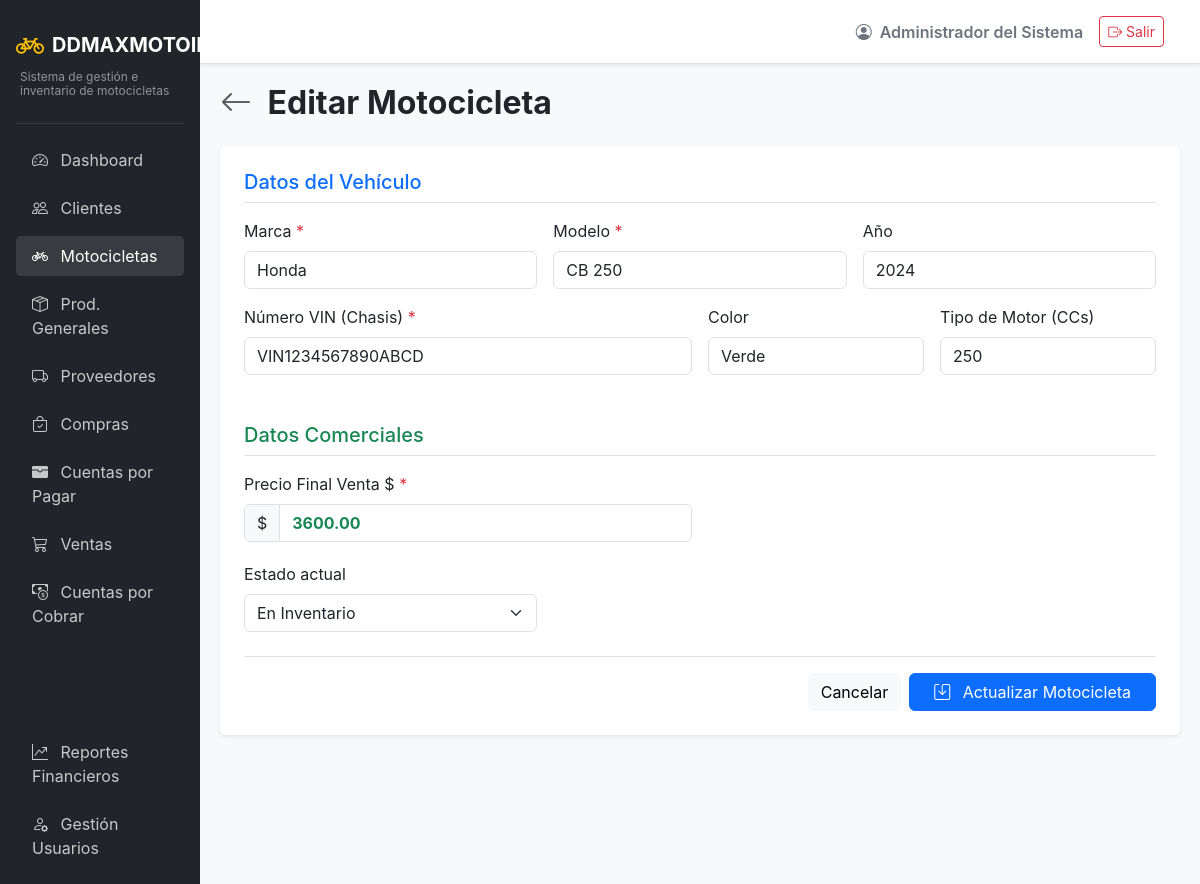
Screenshot of /inventory/edit/4 (signed in) with the database file from the repository.
### app/models/auth.py (models this page shows, shortened)
class Usuarios(UserMixin, db.Model):
    __tablename__ = 'usuarios'
    id = db.Column(db.Integer, primary_key=True)
    usuario = db.Column(db.String(50), unique=True, nullable=False)
    password_hash = db.Column(db.String(255), nullable=False)
    rol_id = db.Column(db.Integer, db.ForeignKey('roles.id'), nullable=False)
    estado = db.Column(db.String(20), default='activo') # activo/inactivo
    nombre = db.Column(db.String(100), nullable=False)
    created_at = db.Column(db.DateTime, default=datetime.utcnow)
    updated_at = db.Column(db.DateTime, default=datetime.utcnow, onupdate=datetime.utcnow)

### app/models/entities.py (models this page shows)
class Motocicletas(db.Model):
    __tablename__ = 'motocicletas'
    id = db.Column(db.Integer, primary_key=True)
    producto_id = db.Column(db.Integer, db.ForeignKey('productos.id'), nullable=False)
    vin = db.Column(db.String(50), unique=True, nullable=False)
    marca = db.Column(db.String(100), nullable=False)
    modelo = db.Column(db.String(100), nullable=False)
    año = db.Column(db.Integer, nullable=False)
    color = db.Column(db.String(50))
    tipo_motor = db.Column(db.String(100))
    estado = db.Column(db.String(20), default='en inventario')
    created_at = db.Column(db.DateTime, default=datetime.utcnow)
    updated_at = db.Column(db.DateTime, default=datetime.utcnow, onupdate=datetime.utcnow)

class Productos(db.Model):
    __tablename__ = 'productos'
    id = db.Column(db.Integer, primary_key=True)
    nombre = db.Column(db.String(150), nullable=False)
    categoria_id = db.Column(db.Integer, db.ForeignKey('categorias_producto.id'), nullable=False)
    precio = db.Column(db.Numeric(10, 2), nullable=False)
    stock = db.Column(db.Integer, default=0)
    estado = db.Column(db.String(20), default='disponible')
    created_at = db.Column(db.DateTime, default=datetime.utcnow)
    motocicleta = db.relationship('Motocicletas', backref='producto', uselist=False)

### app/routes/inventory.py (the view, shortened to what this page needs)
@inventory_bp.route('/edit/<int:id>', methods=['GET', 'POST'])
def edit_motorcycle(id):
    motocicleta = db.session.get(Motocicletas, id)
    if not motocicleta:
        flash('Motocicleta no encontrada en el inventario.', 'danger')
        return redirect(url_for('inventory.list_motorcycles'))
    return render_template('inventory/form.html', motocicleta=motocicleta)

### app/models/auth.py (called while the page is built)
@login_manager.user_loader
def load_user(user_id):
    return db.session.get(Usuarios, int(user_id))

### app/templates/inventory/form.html (shortened to what this page needs)
{% extends "base.html" %}
{% block content %}
<div class="d-flex justify-content-between align-items-center mb-4">
    <h2 class="fw-bold mb-0">
        <a href="{{ url_for('inventory.list_motorcycles') }}" class="text-decoration-none text-muted me-2"><i class="bi bi-arrow-left"></i></a>
        {{ 'Editar Motocicleta' if motocicleta else 'Nueva Motocicleta' }}
    </h2>
</div>
<div class="card shadow-sm border-0">
    <div class="card-body p-4">
        <form method="POST" action="{{ url_for('inventory.edit_motorcycle', id=motocicleta.id) if motocicleta else url_for('inventory.create_motorcycle') }}">
            <h5 class="mb-3 text-primary border-bottom pb-2">Datos del Vehículo</h5>
            <div class="row g-3">
                <div class="col-md-4">
                    <label for="marca" class="form-label">Marca <span class="text-danger">*</span></label>
                    <input type="text" class="form-control" id="marca" name="marca" value="{{ motocicleta.marca if motocicleta else '' }}" required>
                </div>
                <div class="col-md-4">
                    <label for="modelo" class="form-label">Modelo <span class="text-danger">*</span></label>
                    <input type="text" class="form-control" id="modelo" name="modelo" value="{{ motocicleta.modelo if motocicleta else '' }}" required>
                </div>
                <div class="col-md-4">
                    <label for="año" class="form-label">Año</label>
                    <input type="number" min="1900" max="2100" class="form-control" id="año" name="año" value="{{ motocicleta.año if motocicleta else '' }}">
                </div>
                <div class="col-md-6">
                    <label for="vin" class="form-label">Número VIN (Chasis) <span class="text-danger">*</span></label>
                    <input type="text" class="form-control text-uppercase" id="vin" name="vin" value="{{ motocicleta.vin if motocicleta else '' }}" required>
                </div>
                <div class="col-md-3">
                    <label for="color" class="form-label">Color</label>
                    <input type="text" class="form-control" id="color" name="color" value="{{ motocicleta.color if motocicleta else '' }}">
                </div>
                <div class="col-md-3">
                    <label for="tipo_motor" class="form-label">Tipo de Motor (CCs)</label>
                    <input type="text" class="form-control" id="tipo_motor" name="tipo_motor" value="{{ motocicleta.tipo_motor if motocicleta else '' }}">
                </div>
            </div>
            <h5 class="mb-3 text-success border-bottom pb-2 mt-5">Datos Comerciales</h5>
            <div class="row g-3">
                <div class="col-md-6">
                    <label for="precio" class="form-label">Precio Final Venta $ <span class="text-danger">*</span></label>
                    <div class="input-group">
                        <span class="input-group-text">$</span>
                        <input type="number" step="0.01" min="0" class="form-control fw-bold text-success" id="precio" name="precio" value="{{ "%.2f"|format(motocicleta.producto.precio) if motocicleta and motocicleta.producto else '' }}" required>
                    </div>
                </div>
            </div>
            <div class="row g-3 mt-1">
                <div class="col-md-4">
                    <label for="estado" class="form-label">Estado actual</label>
                    <select class="form-select" id="estado" name="estado">
                        <option value="en inventario" {{ 'selected' if motocicleta and motocicleta.estado == 'en inventario' else '' }}>En Inventario</option>
                    </select>
                </div>
            </div>
            <div class="d-flex justify-content-end mt-4 pt-3 border-top">
                <a href="{{ url_for('inventory.list_motorcycles') }}" class="btn btn-light me-2">Cancelar</a>
                <button type="submit" class="btn btn-primary px-4">
                    <i class="bi bi-save me-2"></i> {{ 'Actualizar Motocicleta' if motocicleta else 'Registrar Motocicleta' }}
                </button>
            </div>
</form>
    </div>
</div>
{% endblock %}

### app/templates/base.html (shortened to what this page needs)
<!DOCTYPE html>
<html lang="es">
<head>
    <link href="https://cdn.jsdelivr.net/npm/bootstrap@5.3.2/dist/css/bootstrap.min.css" rel="stylesheet">
    <link href="https://cdn.jsdelivr.net/npm/bootstrap-icons@1.11.1/font/bootstrap-icons.css" rel="stylesheet">
</head>
<body>
    <div class="container-fluid p-0">
        <div class="row g-0">
            <div class="col-md-2 sidebar d-none d-md-block p-3">
                <a href="{{ url_for('main.dashboard') }}" class="text-decoration-none d-flex flex-column mb-4 mt-2">
                    <div class="d-flex align-items-center">
                        <i class="bi bi-bicycle fs-3 text-warning me-2"></i>
                        <span class="fs-5 text-white fw-bold">DDMAXMOTOIMPORT</span>
                    </div>
                    <div class="text-white-50 mt-1 ps-1" style="font-size: 0.75rem; line-height: 1.2;">Sistema de gestión e inventario de motocicletas</div>
                </a>
                <hr class="text-secondary">
                <ul class="nav flex-column gap-2">
                    <li class="nav-item">
                        <a class="nav-link {% if request.endpoint and request.endpoint.startswith('main.') %}active{% endif %}" href="{{ url_for('main.dashboard') }}">
                            <i class="bi bi-speedometer2 me-2"></i> Dashboard
                        </a>
                    </li>
                    <li class="nav-item">
                        <a class="nav-link {% if request.endpoint and request.endpoint.startswith('clients.') %}active{% endif %}" href="{{ url_for('clients.list_clients') }}">
                            <i class="bi bi-people me-2"></i> Clientes
                        </a>
                    </li>
                    <li class="nav-item">
                        <a class="nav-link {% if request.endpoint and request.endpoint.startswith('inventory.') and 'product' not in request.endpoint %}active{% endif %}" href="{{ url_for('inventory.list_motorcycles') }}">
                            <i class="bi bi-bicycle me-2"></i> Motocicletas
                        </a>
                    </li>
                    <li class="nav-item">
                        <a class="nav-link {% if request.endpoint and request.endpoint.startswith('inventory.') and 'product' in request.endpoint %}active{% endif %}" href="{{ url_for('inventory.list_products') }}">
                            <i class="bi bi-box-seam me-2"></i> Prod. Generales
                        </a>
                    </li>
                    <li class="nav-item">
                        <a class="nav-link {% if request.endpoint and request.endpoint.startswith('suppliers.') %}active{% endif %}" href="{{ url_for('suppliers.list_suppliers') }}">
                            <i class="bi bi-truck me-2"></i> Proveedores
                        </a>
                    </li>
                    <li class="nav-item">
                        <a class="nav-link {% if request.endpoint and request.endpoint.startswith('purchases.') %}active{% endif %}" href="{{ url_for('purchases.list_purchases') }}">
                            <i class="bi bi-bag-check me-2"></i> Compras
                        </a>
                    </li>
                    <li class="nav-item">
                        <a class="nav-link {% if request.endpoint and request.endpoint.startswith('payables.') %}active{% endif %}" href="{{ url_for('payables.list_accounts') }}">
                            <i class="bi bi-wallet-fill me-2"></i> Cuentas por Pagar
                        </a>
                    </li>
                    <li class="nav-item">
                        <a class="nav-link {% if request.endpoint and request.endpoint.startswith('sales.') %}active{% endif %}" href="{{ url_for('sales.list_sales') }}">
                            <i class="bi bi-cart3 me-2"></i> Ventas
                        </a>
                    </li>
                    <li class="nav-item">
                        <a class="nav-link {% if request.endpoint and request.endpoint.startswith('accounts.') %}active{% endif %}" href="{{ url_for('accounts.list_accounts') }}">
                            <i class="bi bi-cash-coin me-2"></i> Cuentas por Cobrar
                        </a>
                    </li>
                    {% if current_user.is_authenticated and current_user.rol.nombre|upper in ['ADMIN', 'ADMINISTRADOR'] %}
                    <li class="nav-item mt-3">
                        <span class="nav-link text-uppercase small fw-bold text-muted" style="letter-spacing: 1px;">Operaciones Admin</span>
                    </li>
                    <li class="nav-item">
                        <a class="nav-link {% if request.endpoint and request.endpoint.startswith('reports.') %}active{% endif %}" href="{{ url_for('reports.sales_report') }}">
                            <i class="bi bi-graph-up-arrow me-2"></i> Reportes Financieros
                        </a>
                    </li>
                    <li class="nav-item">
                        <a class="nav-link" href="#" onclick="alert('Módulo de usuarios en desarrollo'); return false;">
                            <i class="bi bi-person-gear me-2"></i> Gestión Usuarios
                        </a>
                    </li>
                    {% endif %}
                </ul>
            </div>
            <div class="col-md-10 d-flex flex-column vh-100">
                <nav class="navbar navbar-expand-lg navbar-light bg-white border-bottom shadow-sm px-4 py-3">
                    <div class="container-fluid">
                        <div class="ms-auto d-flex align-items-center">
                            <span class="me-3 fw-semibold text-secondary">
                                <i class="bi bi-person-circle me-1"></i> {{ current_user.nombre }}
                            </span>
                            <a href="{{ url_for('auth.logout') }}" class="btn btn-outline-danger btn-sm">
                                <i class="bi bi-box-arrow-right"></i> Salir
                            </a>
                        </div>
                    </div>
                </nav>
                <main class="content-area flex-grow-1 overflow-auto">
                    {% block content %}{% endblock %}
                </main>
            </div>
        </div>
    </div>
</body>
</html>

### app/templates/base.html (style rules this page uses)
body { background-color: #f8f9fa; font-family: 'Inter', sans-serif; }
.sidebar { background-color: #212529; min-height: 100vh; color: #fff; }
.sidebar .nav-link { color: rgba(255,255,255,.75); transition: 0.3s; }
.sidebar .nav-link:hover, .sidebar .nav-link.active { color: #fff; background: rgba(255,255,255,.1); border-radius: 5px; }
.content-area { padding: 20px; }

### rows the page displays
Usuarios: nombre "Administrador del Sistema"
Motocicletas: marca "Honda", modelo "CB 250", año "2024", vin "VIN1234567890ABCD", color "Verde", tipo_motor "250"
Productos: precio "3600.00"

### other values shown
{{ 'Editar Motocicleta' if motocicleta else 'Nueva Motocicleta' }} "Editar Motocicleta"
{{ 'Actualizar Motocicleta' if motocicleta else 'Registrar Motocicleta' }} "Actualizar Motocicleta"
